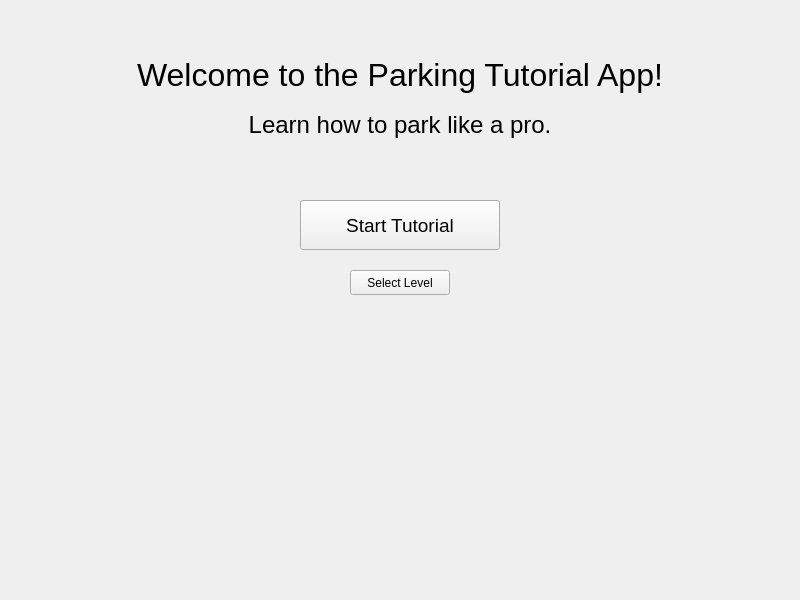
<?xml version="1.0" encoding="UTF-8"?>
<ui version="4.0">
 <class>WelcomeScreen</class>
 <widget class="QWidget" name="WelcomeScreen">
  <property name="geometry">
   <rect>
    <x>0</x>
    <y>0</y>
    <width>800</width>
    <height>600</height>
   </rect>
  </property>
  <property name="windowTitle">
   <string>Form</string>
  </property>
  <widget class="QLabel" name="welcomeLabel">
   <property name="geometry">
    <rect>
     <x>100</x>
     <y>50</y>
     <width>600</width>
     <height>50</height>
    </rect>
   </property>
   <property name="font">
    <font>
     <pointsize>24</pointsize>
     <kerning>true</kerning>
    </font>
   </property>
   <property name="text">
    <string>Welcome to the Parking Tutorial App!</string>
   </property>
   <property name="alignment">
    <set>Qt::AlignCenter</set>
   </property>
  </widget>
  <widget class="QLabel" name="welcomeLabel_2">
   <property name="geometry">
    <rect>
     <x>100</x>
     <y>100</y>
     <width>600</width>
     <height>50</height>
    </rect>
   </property>
   <property name="font">
    <font>
     <pointsize>18</pointsize>
     <kerning>true</kerning>
    </font>
   </property>
   <property name="text">
    <string>Learn how to park like a pro.</string>
   </property>
   <property name="alignment">
    <set>Qt::AlignCenter</set>
   </property>
  </widget>
  <widget class="QPushButton" name="startButton">
   <property name="geometry">
    <rect>
     <x>300</x>
     <y>200</y>
     <width>200</width>
     <height>50</height>
    </rect>
   </property>
   <property name="font">
    <font>
     <pointsize>14</pointsize>
    </font>
   </property>
   <property name="text">
    <string>Start Tutorial</string>
   </property>
  </widget>
  <widget class="QPushButton" name="levelSelectButton">
   <property name="geometry">
    <rect>
     <x>350</x>
     <y>270</y>
     <width>100</width>
     <height>25</height>
    </rect>
   </property>
   <property name="text">
    <string>Select Level</string>
   </property>
  </widget>
  <widget class="QLabel" name="movieLabel">
   <property name="geometry">
    <rect>
     <x>150</x>
     <y>320</y>
     <width>500</width>
     <height>250</height>
    </rect>
   </property>
   <property name="text">
    <string/>
   </property>
  </widget>
 </widget>
 <resources/>
 <connections/>
</ui>
